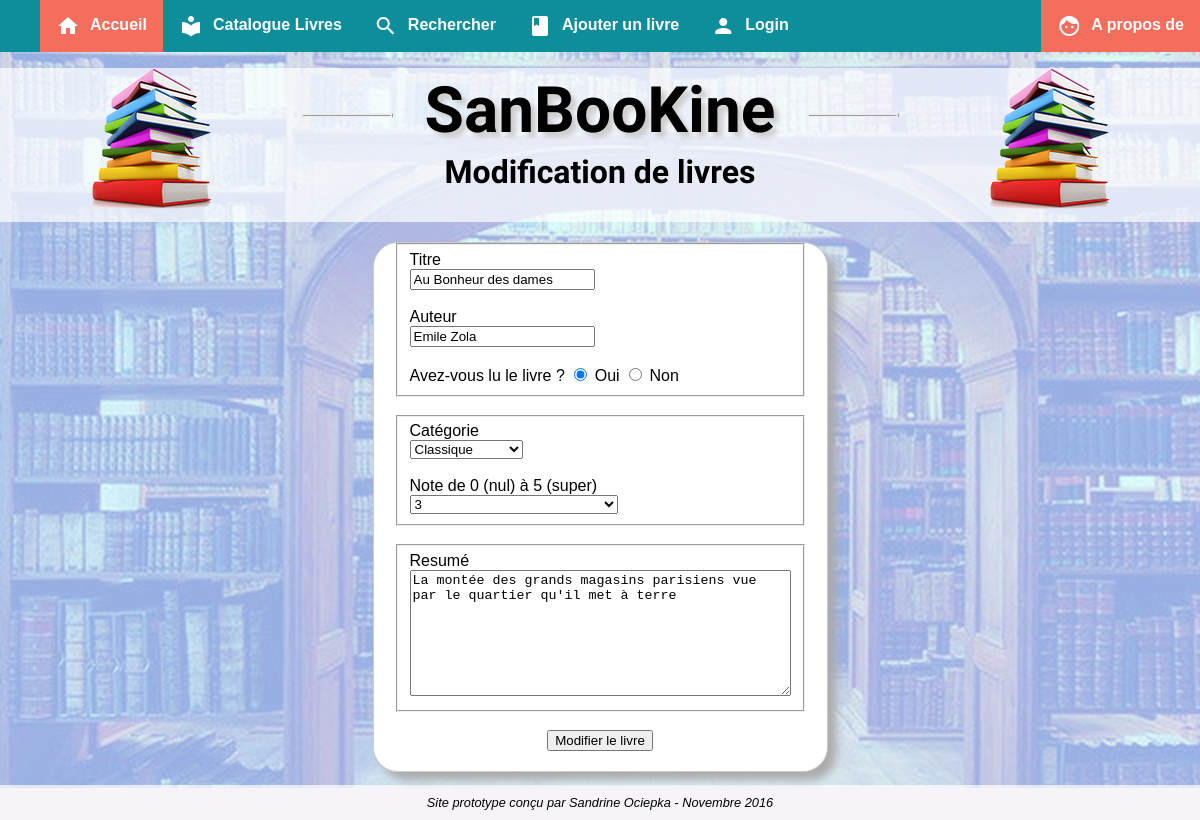
The page /mod_livres.php?id_livre=3 on the database its author committed.
### tables this page shows
CREATE TABLE `sbk_book` (
  `id` int(11) NOT NULL,
  `titre` varchar(255) NOT NULL,
  `auteur` varchar(255) NOT NULL,
  `resume` text NOT NULL,
  `note` int(11) NOT NULL,
  `lu` varchar(11) NOT NULL,
  `date_ajout` date NOT NULL,
  `date_lu` date NOT NULL,
  `id_user` int(11) NOT NULL,
  `id_cat` int(11) NOT NULL
);

CREATE TABLE `sbk_categorie` (
  `id` int(11) NOT NULL,
  `nom_cat` varchar(255) NOT NULL,
  `desc_cat` text NOT NULL
);

### modeles/m_list_livres.php (called while the page is built, shortened)
<?php
function get_livre($id_livre)
{
global $db;
$statement=$db->prepare("SELECT id,titre, auteur,resume,note,lu,DAY(date_ajout) AS jour,
MONTH(date_ajout) AS mois, YEAR(date_ajout) AS annee,id_user,id_cat FROM sbk_book WHERE id= :id_livre");
$statement->bindParam(':id_livre', $id_livre, PDO::PARAM_INT);
$statement->execute();
return $statement;
}
function get_cat($id_cat)
{
global $db;
$statement1=$db->prepare("SELECT * FROM sbk_categorie WHERE id= :id_cat");
$statement1->bindParam(':id_cat', $id_cat, PDO::PARAM_INT);
$statement1->execute();
return $statement1;
}
?>

### vues/v_mod_form.php (the view, shortened to what this page needs)
<section id="form">
<form action="mod_livres.php?id_livre=<?php echo $_GET['id_livre']; ?>" method="post">
	<fieldset>
		<label for="titre">Titre</label><br/>
			<input type="text" name="titre" id="titre" value="<?php echo $donnee['titre']; ?>" /><br /><br/>
			<label for="auteur">Auteur</label><br/>
			<input type="text" name="auteur" id="auteur" value="<?php echo $donnee['auteur']; ?>" /><br /><br/>
			Avez-vous lu le livre ?
<input type="radio" name="lu" value="oui" id="oui" checked="checked" /> <label for="oui">Oui</label>
<input type="radio" name="lu" value="non" id="non" /> <label for="non">Non</label>
	</fieldset><br />
	<fieldset>
	Catégorie<br />
		<select name="id_cat">
			<option value="<?php echo $donnees['id_cat']; ?>"><?php echo $donne['nom_cat']; ?></option>
		</select>
			<br /><br/>
			Note de 0 (nul) à 5 (super)<br />
		<select name="note">
			<option  value="<?php echo $donnees['note']; ?>"><?php echo $donnees['note']; ?></option>
		</select>
	</fieldset><br />
	<fieldset>
	Resumé<br />
		<textarea name="resume" rows="8" cols="45"><?php echo $resume; ?></textarea>
	</fieldset><br />
	<div align="center"><input type="submit" value="Modifier le livre"></div>
</form>
</section>

### css/stylemain.css (style rules this page uses)
html, body { font-family: arial, sans-serif; margin-top:0px; margin-left: 0px; height:100%; }
body { background: #e2d8e9; background-image: url('img/fond.jpg'); background-repeat: no-repeat; background-attachment: fixed; margin-top:0px; margin-left: 0px; width:100%; }
section { text-align:left; }

### mod_livres.php (style rules this page uses)
body { background-image: url("img/fond.jpg"); }

### rows shown on the page
sbk_book: titre "Au Bonheur des dames", auteur "Emile Zola", note "3", resume "La montée des grands magasins parisiens vue par le quartier qu'il met à terre"
sbk_categorie: id_cat "Classique"
